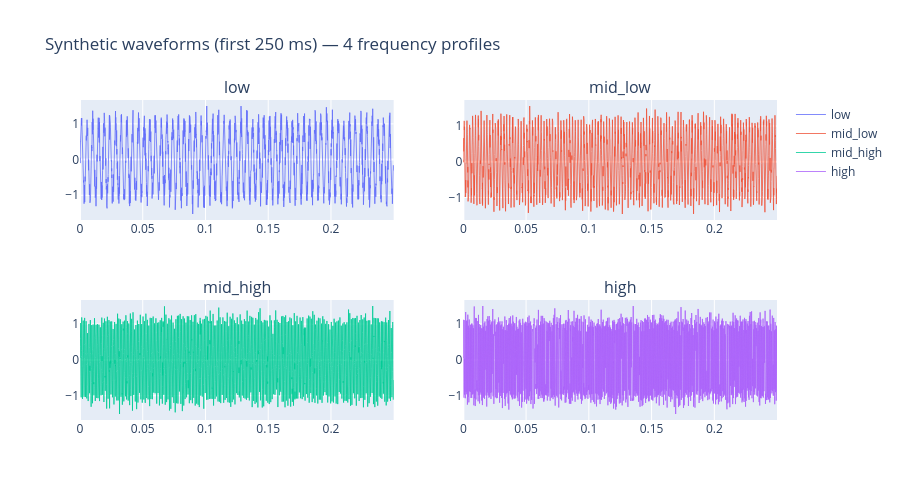

Notebook source saved alongside this figure:
### Markdown cell above
## 3 — Visualise the synthetic audio

Before extracting embeddings, let's look at the waveforms. We plot the first 250 ms of each frequency profile to verify the four distinct sinusoidal patterns. Notice how the oscillation frequency doubles with each category — corresponding to one octave steps.

### Code cell
fig = make_subplots(rows=2, cols=2, subplot_titles=list(CATEGORIES.keys()))

for idx, (cat, freq) in enumerate(CATEGORIES.items()):
    audio = generate_tone(freq, duration_s=3.0, sr=SAMPLE_RATE)
    t = np.linspace(0, 3.0, len(audio))
    n_show = SAMPLE_RATE // 4  # show 250 ms
    row, col = divmod(idx, 2)
    fig.add_trace(
        go.Scatter(x=t[:n_show], y=audio[:n_show], mode="lines", line=dict(width=0.8), name=cat, showlegend=True),
        row=row + 1,
        col=col + 1,
    )

fig.update_layout(
    title="Synthetic waveforms (first 250 ms) — 4 frequency profiles",
    height=500,
)
fig.show()

### Figure 1 — Plotly figure (JSON) as saved in the notebook; plotly's stock layout.template omitted (floating-point values rounded to 4 significant figures; data arrays with more than 128 entries replaced by an {"elided": "..."} marker saying what was removed)
{"data": [{"line": {"width": 0.8}, "mode": "lines", "name": "low", "showlegend": true, "type": "scatter", "x": {"elided": "4000 float values"}, "xaxis": "x", "y": {"elided": "4000 float values"}, "yaxis": "y"}, {"line": {"width": 0.8}, "mode": "lines", "name": "mid_low", "showlegend": true, "type": "scatter", "x": {"elided": "4000 float values"}, "xaxis": "x2", "y": {"elided": "4000 float values"}, "yaxis": "y2"}, {"line": {"width": 0.8}, "mode": "lines", "name": "mid_high", "showlegend": true, "type": "scatter", "x": {"elided": "4000 float values"}, "xaxis": "x3", "y": {"elided": "4000 float values"}, "yaxis": "y3"}, {"line": {"width": 0.8}, "mode": "lines", "name": "high", "showlegend": true, "type": "scatter", "x": {"elided": "4000 float values"}, "xaxis": "x4", "y": {"elided": "4000 float values"}, "yaxis": "y4"}], "layout": {"annotations": [{"font": {"size": 16}, "showarrow": false, "text": "low", "x": 0.225, "xanchor": "center", "xref": "paper", "y": 1.0, "yanchor": "bottom", "yref": "paper"}, {"font": {"size": 16}, "showarrow": false, "text": "mid_low", "x": 0.775, "xanchor": "center", "xref": "paper", "y": 1.0, "yanchor": "bottom", "yref": "paper"}, {"font": {"size": 16}, "showarrow": false, "text": "mid_high", "x": 0.225, "xanchor": "center", "xref": "paper", "y": 0.375, "yanchor": "bottom", "yref": "paper"}, {"font": {"size": 16}, "showarrow": false, "text": "high", "x": 0.775, "xanchor": "center", "xref": "paper", "y": 0.375, "yanchor": "bottom", "yref": "paper"}], "height": 500, "title": {"text": "Synthetic waveforms (first 250 ms) — 4 frequency profiles"}, "xaxis": {"anchor": "y", "domain": [0.0, 0.45]}, "xaxis2": {"anchor": "y2", "domain": [0.55, 1.0]}, "xaxis3": {"anchor": "y3", "domain": [0.0, 0.45]}, "xaxis4": {"anchor": "y4", "domain": [0.55, 1.0]}, "yaxis": {"anchor": "x", "domain": [0.625, 1.0]}, "yaxis2": {"anchor": "x2", "domain": [0.625, 1.0]}, "yaxis3": {"anchor": "x3", "domain": [0.0, 0.375]}, "yaxis4": {"anchor": "x4", "domain": [0.0, 0.375]}}}
